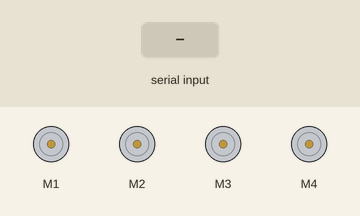
The sketch below on a simulated Arduino Uno, built with avr-gcc and run on an emulated ATmega328P. Parts: 4 × DC motor (green arrow = forward, orange = backward, longer = faster). The test bench sets the inputs (shaded band). What the sketch prints to the serial monitor is not drawn.

Above: at 1.2 s.
1.3 s: "F" received over Serial
At 2.1 s:
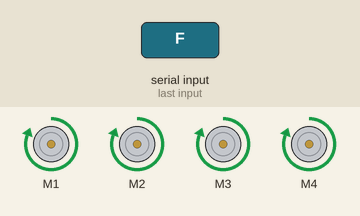
2.8 s: "B" received over Serial
At 3.3 s:
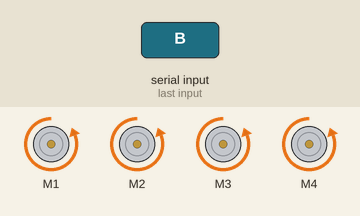
4.3 s: "L" received over Serial
At 5.5 s:
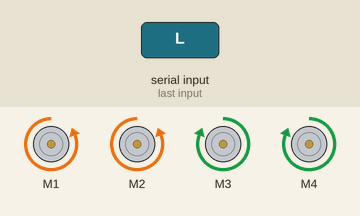
5.8 s: "R" received over Serial
At 6.8 s:
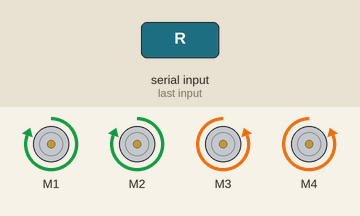
7.3 s: "G" received over Serial
At 7.9 s:
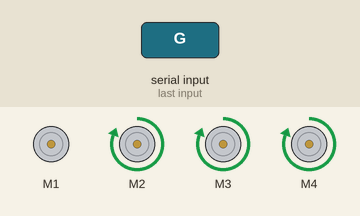
8.8 s: "I" received over Serial
At 10.2 s:
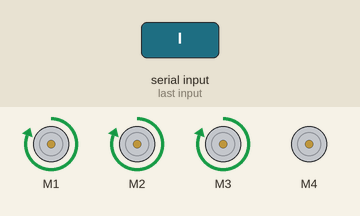
Timing chart, 0 to 11.3 s (numbered marks = the images above; inputs shaded):
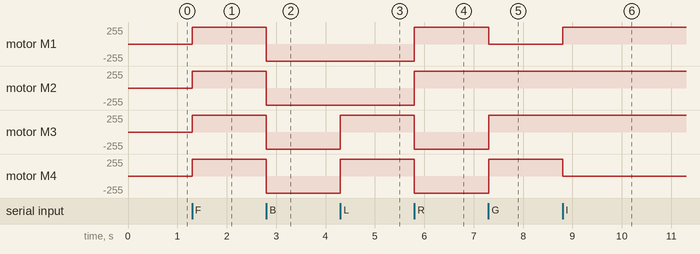

The sketch:

Arduino-Bluetooth-Car.ino
```cpp
//*************************************************************
//**********************BLUETOOTH CAR**************************
//*************************************************************
//Arduino Bluetooth Controlled Car MODIFIED by GAURAV SINGH originaly written by DIY BUILDER.
//This code is modified to work for this particular app inked below.
// The Bluetooth control Application is available on playstore kindly use the below link.
//Link https://play.google.com/store/apps/details?id=braulio.calle.bluetoothRCcontroller
//Note: This Code is Only Tested on this Application.
//Before uploading the code you have to install the necessary library
//Note - Disconnect the Bluetooth RX Cable before hiting the upload button otherwise you'll get compilation error message.
//AFMotor Library https://learn.adafruit.com/adafruit-motor-shield/library-install
//After downloading the library open Arduino IDE >> go to sketch >> Include Libray >> ADD. ZIP Libray >> Select the downloaded file
//Now You Can Upload the Code without any problem but make sure the bluetooth module isn't connected with Arduino while uploading code


#include <AFMotor.h>

//initial motors pin
AF_DCMotor motor1(1, MOTOR12_1KHZ);
AF_DCMotor motor2(2, MOTOR12_1KHZ);
AF_DCMotor motor3(3, MOTOR34_1KHZ);
AF_DCMotor motor4(4, MOTOR34_1KHZ);
char command;

void setup()
{
  Serial.begin(9600);  //Set the baud rate to your Bluetooth module.
  Serial.println("Bluetooth Control Mode!");
}

void loop() {
  if (Serial.available() > 0) {
    command = Serial.read();
    Stop(); //initialize with motors stopped
    //Change pin mode only if new command is different from previous.
    //Serial.println(command);
    switch (command) {
      case 'F':
        forward(); //to move car in forward direction
        break;
      case 'B': //to move car in backward direction
        back();
        break;
      case 'L': //to move car in left direction
        left();
        break;
      case 'R': //to move car in right direction
        right();
        break;
      case 'G': //to move car in forward left direction
        forward_left();
        break;
      case 'I': //to move car in forward right direction
        forward_right();
        break;
      case 'H': //to move car in back left direction
        back_left();
        break;
      case 'J': //to move car in back right direction
        back_right();
        break;
      case 'S':
        Stop();
        break;
    }
  }
}

void forward()
{
  motor1.setSpeed(255);
  motor1.run(FORWARD);
  motor2.setSpeed(255);
  motor2.run(FORWARD);
  motor3.setSpeed(255);
  motor3.run(FORWARD);
  motor4.setSpeed(255);
  motor4.run(FORWARD);
}

void back()
{
  motor1.setSpeed(255);
  motor1.run(BACKWARD);
  motor2.setSpeed(255);
  motor2.run(BACKWARD);
  motor3.setSpeed(255);
  motor3.run(BACKWARD);
  motor4.setSpeed(255);
  motor4.run(BACKWARD);
}

void left()
{
  motor1.setSpeed(255);
  motor1.run(BACKWARD);
  motor2.setSpeed(255);
  motor2.run(BACKWARD);
  motor3.setSpeed(255);
  motor3.run(FORWARD);
  motor4.setSpeed(255);
  motor4.run(FORWARD);
}

void right()
{
  motor1.setSpeed(255);
  motor1.run(FORWARD);
  motor2.setSpeed(255);
  motor2.run(FORWARD);
  motor3.setSpeed(255);
  motor3.run(BACKWARD);
  motor4.setSpeed(255);
  motor4.run(BACKWARD);
}

void Stop()
{
  motor1.setSpeed(0);
  motor1.run(RELEASE);
  motor2.setSpeed(0);
  motor2.run(RELEASE);
  motor3.setSpeed(0);
  motor3.run(RELEASE);
  motor4.setSpeed(0);
  motor4.run(RELEASE);
}

void forward_left()
{
  motor1.setSpeed(0);
  motor1.run(RELEASE);
  motor2.setSpeed(255);
  motor2.run(FORWARD);
  motor3.setSpeed(255);
  motor3.run(FORWARD);
  motor4.setSpeed(255);
  motor4.run(FORWARD);
}

void forward_right()
{
  motor1.setSpeed(255);
  motor1.run(FORWARD);
  motor2.setSpeed(255);
  motor2.run(FORWARD);
  motor3.setSpeed(255);
  motor3.run(FORWARD);
  motor4.setSpeed(0);
  motor4.run(RELEASE);
}

void back_left()
{
  motor1.setSpeed(255);
  motor1.run(BACKWARD);
  motor2.setSpeed(0);
  motor2.run(RELEASE);
  motor3.setSpeed(255);
  motor3.run(BACKWARD);
  motor4.setSpeed(255);
  motor4.run(BACKWARD);
}

void back_right()
{
  motor1.setSpeed(255);
  motor1.run(BACKWARD);
  motor2.setSpeed(255);
  motor2.run(BACKWARD);
  motor3.setSpeed(0);
  motor3.run(RELEASE);
  motor4.setSpeed(255);
  motor4.run(BACKWARD);
}
```

Measured:
- after the input at 1.3 s, motor M1–4: stopped → forward 255/255 at once
- after the input at 2.8 s, motor M1–4: forward 255/255 → backward 255/255 at once
- after the input at 4.3 s, motor M3, motor M4: backward 255/255 → forward 255/255 at once
- after the input at 5.8 s, motor M1, motor M2: backward 255/255 → forward 255/255 at once; motor M3, motor M4: forward 255/255 → backward 255/255 at once
- after the input at 7.3 s, motor M1: forward 255/255 → stopped at once; motor M3, motor M4: backward 255/255 → forward 255/255 at once
- after the input at 8.8 s, motor M1: stopped → forward 255/255 at once; motor M4: forward 255/255 → stopped at once
